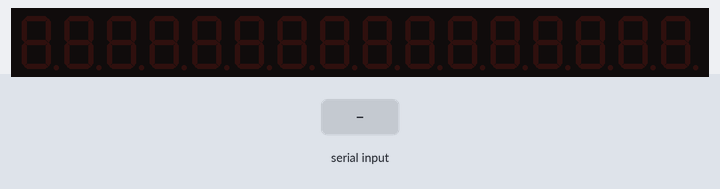
Simulated run of this sketch. Board: Arduino Uno, built with avr-gcc and run on an emulated ATmega328P. Parts: 16-digit seven-segment display. Inputs (shaded band) come from the test bench.

Above: at 1.2 s.
1.3 s: "1" received over Serial
2.8 s: "0" received over Serial
At 3.7 s:
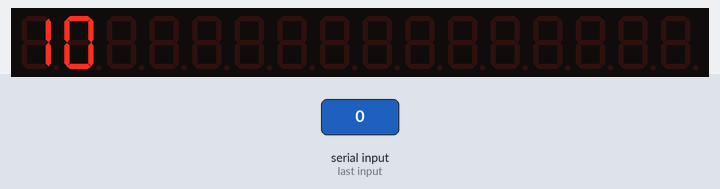
4.3 s: "2" received over Serial
At 4.8 s:
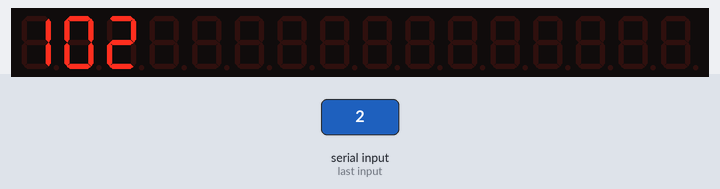
Timing chart, 0 to 7.3 s (numbered marks = the images above; inputs shaded):
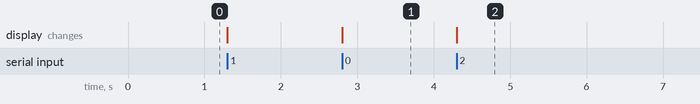

The sketch:

Serial.ino
```cpp
#include "TM1638.h"// yes you need both
#include "TM1640.h"

// define a module on data pin 5, clock pin 6
TM1640 module(5, 6);

char buffer[16];
byte counter;

void setup()
{

  counter = 0;
  Serial.begin(9600);

}

void loop()
{

  if( Serial.available() )
  {

    buffer[counter] = Serial.read();
    module.setDisplayToString(buffer, 0b0000000000000000);

    counter++; if( counter == 16 ) counter = 0;

  }

}
```

Measured:
- after the input at 2.8 s, the display: changes at once (image 1)
- after the input at 4.3 s, the display: changes at once (image 2)
